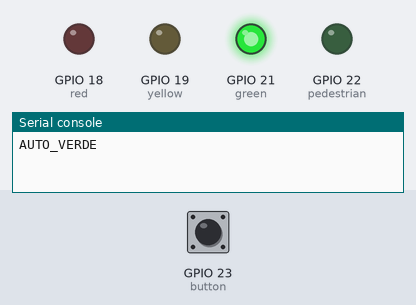
Simulated run of this program. Board: ESP32 board running MicroPython. On the bench: output pins drawn as LEDs (lit = HIGH), the last lines printed to the serial console. Wiring (from the project's diagram.json): red LED on GPIO 18, yellow LED on GPIO 19, green LED on GPIO 21, green LED on GPIO 22, blue button Richiesta on GPIO 23. Inputs (shaded band) come from the test bench; at power-on: GPIO 23 (button) HIGH.

Above: at 1.2 s.
1.3 s: GPIO 23 (button) pulled LOW for 0.15 s
At 6.3 s:
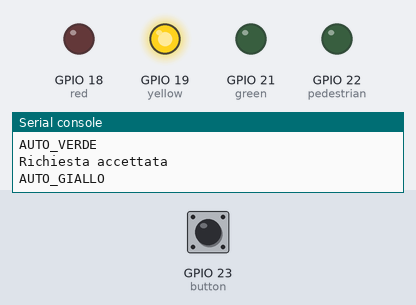
At 11.8 s:
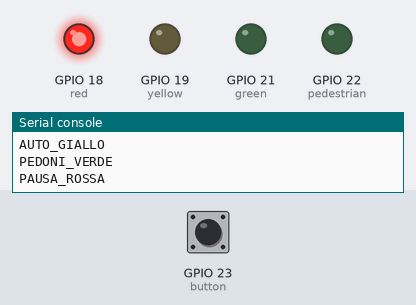
13.4 s: GPIO 23 (button) pulled LOW for 1 s
At 19.4 s:
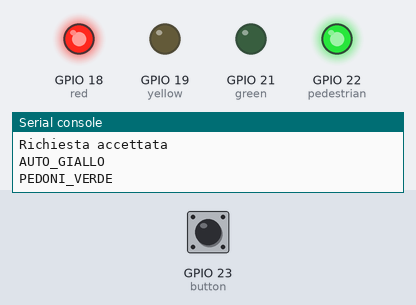
Timing chart, 0 to 25.5 s (numbered marks = the images above; inputs shaded):
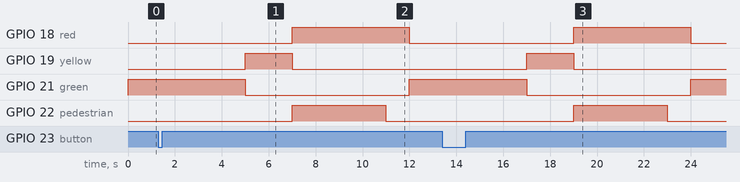

Measured:
- after the input at 1.3 s, GPIO 18 (red): LOW → HIGH after 5.7 s, → LOW 5.0 s later; GPIO 19 (yellow): LOW → HIGH after 3.7 s, → LOW 2.0 s later; GPIO 21 (green): HIGH → LOW after 3.7 s, → HIGH 7.0 s later; GPIO 22 (pedestrian): LOW → HIGH after 5.7 s, → LOW 4.0 s later
- after the input at 13.4 s, GPIO 18 (red): LOW → HIGH after 5.6 s, → LOW 5.0 s later; GPIO 19 (yellow): LOW → HIGH after 3.6 s, → LOW 2.0 s later; GPIO 21 (green): HIGH → LOW after 3.6 s, → HIGH 7.0 s later; GPIO 22 (pedestrian): LOW → HIGH after 5.6 s, → LOW 4.0 s later

The program:

main.py
```python
from machine import Pin
from time import sleep_ms, ticks_ms, ticks_diff

DEBOUNCE_MS = 30
GREEN_MIN_MS = 5000
YELLOW_MS = 2000
PEDESTRIAN_MS = 4000
RED_PAUSE_MS = 1000
AUTO_VERDE = 'AUTO_VERDE'
AUTO_GIALLO = 'AUTO_GIALLO'
PEDONI_VERDE = 'PEDONI_VERDE'
PAUSA_ROSSA = 'PAUSA_ROSSA'

red = Pin(18, Pin.OUT, value=0)
yellow = Pin(19, Pin.OUT, value=0)
green = Pin(21, Pin.OUT, value=0)
pedestrian = Pin(22, Pin.OUT, value=0)
button = Pin(23, Pin.IN, Pin.PULL_UP)


def enter_state(next_state, now):
    global state, entered_at, green_ready
    state = next_state
    entered_at = now  # Il riferimento cambia solo entrando nello stato.
    red.value(0)
    yellow.value(0)
    green.value(0)
    pedestrian.value(0)
    if state == AUTO_VERDE:
        green_ready = False
        green.value(1)
    elif state == AUTO_GIALLO:
        yellow.value(1)
    elif state == PEDONI_VERDE:
        red.value(1)
        pedestrian.value(1)
    elif state == PAUSA_ROSSA:
        red.value(1)
    print(state)


last_raw = button.value()
stable_state = last_raw  # Un tasto gia' premuto non genera un evento.
last_change = ticks_ms()
request_pending = False
enter_state(AUTO_VERDE, last_change)

while True:
    raw = button.value()
    now = ticks_ms()
    # Il filtro continua ad aggiornarsi anche quando la richiesta e' ignorata.
    if raw != last_raw:
        last_raw = raw
        last_change = now
    if raw != stable_state and ticks_diff(now, last_change) >= DEBOUNCE_MS:
        stable_state = raw
        if stable_state == 0 and state == AUTO_VERDE and not request_pending:
            request_pending = True
            print('Richiesta accettata')

    if state == AUTO_VERDE:
        # Non confrontare tick ormai lontani dopo una lunga attesa nel verde.
        if not green_ready and ticks_diff(now, entered_at) >= GREEN_MIN_MS:
            green_ready = True
        if request_pending and green_ready:
            request_pending = False
            enter_state(AUTO_GIALLO, now)
    elif state == AUTO_GIALLO:
        if ticks_diff(now, entered_at) >= YELLOW_MS:
            enter_state(PEDONI_VERDE, now)
    elif state == PEDONI_VERDE:
        if ticks_diff(now, entered_at) >= PEDESTRIAN_MS:
            enter_state(PAUSA_ROSSA, now)
    elif state == PAUSA_ROSSA:
        if ticks_diff(now, entered_at) >= RED_PAUSE_MS:
            enter_state(AUTO_VERDE, now)
    sleep_ms(1)
```
